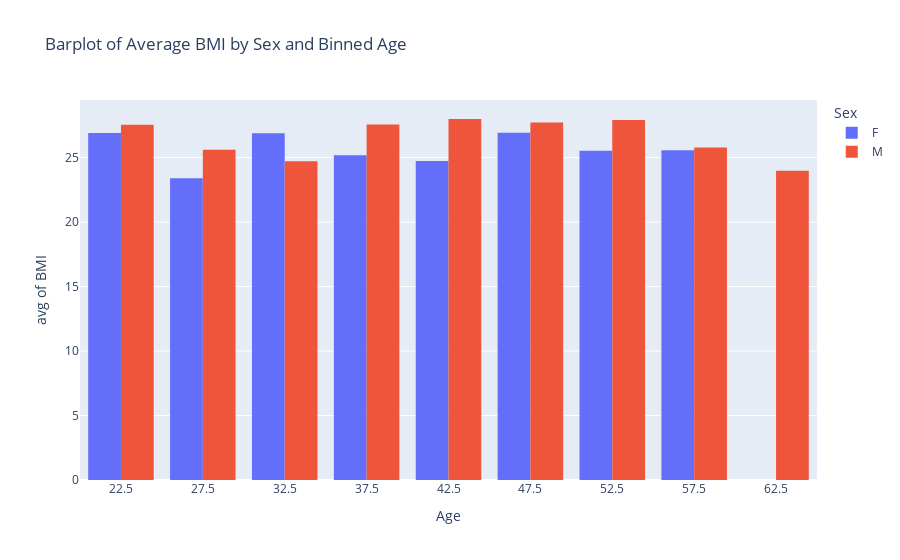
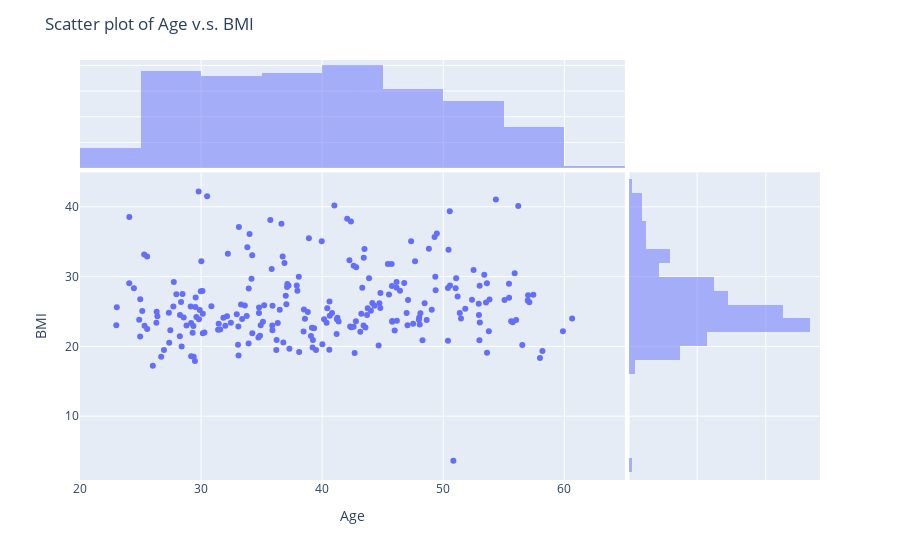

Notebook source saved alongside these figures, in order:
### Code cell
print("Re-do BMI Stats by Sex:")
display(df_profile_clean.groupby("Sex")[["BMI"]].describe())
hist_by_grp(df_profile_clean, x="Age", y="BMI", color="Sex", barmode="group", histfunc="avg", title="Barplot of Average BMI by Sex and Binned Age")
fig = px.scatter(df_profile_clean, x="Age", y="BMI", marginal_x="histogram", marginal_y="histogram")
fig.update_layout(title="Scatter plot of Age v.s. BMI")
fig.show()

### Figure 1 — Plotly figure (JSON) as saved in the notebook; plotly's stock layout.template omitted (floating-point values rounded to 4 significant figures)
{"data": [{"alignmentgroup": "True", "bingroup": "x", "histfunc": "avg", "hovertemplate": "Sex=F<br>Age=%{x}<br>avg of BMI=%{y}<extra></extra>", "legendgroup": "F", "marker": {"color": "#636efa", "pattern": {"shape": ""}}, "name": "F", "offsetgroup": "F", "orientation": "v", "showlegend": true, "type": "histogram", "x": [44.67, 37.22, 25.33, 37.1, 56.19, 37.04, 26.94, 35.89, 33.82, 50.54, 51.46, 34.78, 41.22, 31.4, 40.02, 37.12, 26.33, 43.58, 42.31, 46.97, 24.07, 35.72, 50.39, 46.43, 27.75, 39.34, 29.3, 28.26, 35.9, 45.79, 30.14, 47.05, 53.01, 49.28, 29.49, 23.0, 36.79, 37.0, 39.21, 32.21, 28.25, 40.59, 23.04, 42.68, 42.79, 44.73, 42.6, 36.24, 37.3, 42.07, 29.39, 52.37, 53.62, 57.99, 26.39, 56.53, 29.83, 38.58, 29.8, 43.7, 34.22, 39.23, 27.71, 45.76, 51.82, 34.73, 50.84, 47.35, 38.07, 29.61, 38.82, 42.81, 49.37, 46.15, 38.1, 26.71, 24.07, 27.37, 41.26, 40.16, 44.81, 44.02, 48.28, 34.0, 35.83, 28.47, 52.5, 48.11, 31.84, 43.44, 39.16, 27.46, 52.93, 32.0, 47.99, 36.5, 46.78, 33.05, 38.9, 31.46, 51.37, 41.19, 32.95, 32.46, 43.76, 37.95, 29.18, 34.79, 33.12, 45.99, 28.4, 43.23, 50.44, 30.5, 33.92, 34.92, 24.89, 53.77, 55.61, 41.36, 24.97, 39.49, 53.61, 34.17, 51.02, 36.21, 30.28, 25.55], "xaxis": "x", "y": [20.14, 28.73, 22.94, 28.51, 40.12, 26.05, 19.47, 22.31, 34.19, 39.35, 24.01, 24.77, 23.9, 22.38, 20.31, 28.94, 24.95, 22.71, 22.86, 24.77, 38.54, 38.1, 20.82, 27.95, 29.24, 22.59, 21.96, 24.51, 25.82, 23.63, 21.87, 23.03, 28.68, 35.69, 17.92, 23.04, 20.57, 27.27, 19.84, 33.28, 21.45, 19.53, 25.61, 19.05, 23.59, 26.17, 22.82, 20.9, 19.68, 38.3, 18.52, 26.67, 19.08, 18.34, 24.33, 20.2, 23.88, 23.95, 42.2, 24.5, 33.04, 20.9, 25.71, 28.65, 25.39, 21.27, 3.597, 35.08, 29.97, 24.22, 24.91, 31.36, 28.04, 29.23, 19.2, 18.53, 29.06, 20.52, 24.1, 23.9, 27.64, 25.12, 20.89, 36.11, 31.07, 27.51, 30.93, 24.76, 24.09, 32.69, 22.68, 22.31, 26.11, 22.96, 23.81, 25.26, 29.07, 20.24, 35.49, 23.23, 24.8, 21.77, 24.61, 23.37, 25.47, 27.99, 18.59, 25.56, 37.1, 22.28, 20, 24.69, 33.83, 41.51, 20.43, 23.04, 23.81, 22.18, 23.61, 23.55, 21.41, 19.47, 29.03, 29.7, 28.34, 19.49, 21.98, 22.48], "yaxis": "y"}, {"alignmentgroup": "True", "bingroup": "x", "histfunc": "avg", "hovertemplate": "Sex=M<br>Age=%{x}<br>avg of BMI=%{y}<extra></extra>", "legendgroup": "M", "marker": {"color": "#EF553B", "pattern": {"shape": ""}}, "name": "M", "offsetgroup": "M", "orientation": "v", "showlegend": true, "type": "histogram", "x": [38.46, 33.39, 28.34, 33.77, 30.85, 25.54, 38.49, 48.05, 47.67, 53.39, 30.12, 40.82, 45.79, 54.35, 42.38, 29.18, 33.08, 55.43, 57.11, 33.3, 43.87, 37.9, 34.23, 52.95, 35.21, 30.02, 39.96, 44.8, 45.43, 55.06, 55.44, 36.33, 29.55, 42.25, 36.89, 51.06, 40.63, 29.36, 49.35, 41.01, 53.02, 26.31, 48.63, 57.44, 48.81, 43.5, 45.74, 29.14, 47.1, 46.17, 25.3, 27.96, 46.15, 24.45, 24.98, 29.89, 40.61, 32.14, 48.02, 36.74, 56.98, 29.98, 39.07, 43.15, 33.94, 55.9, 27.34, 53.53, 35.11, 45.52, 31.58, 43.42, 26.01, 29.53, 55.74, 33.1, 52.99, 49.47, 48.46, 56.02, 42.41, 30.14, 35.88, 59.89, 47.51, 53.82, 33.61, 49.05, 60.65, 28.57, 43.31, 28.8, 44.14, 25.14, 50.39, 57.01, 44.31, 42.6, 50.56, 58.19, 34.87, 40.36, 51.19, 36.64, 40.42], "xaxis": "x", "y": [22.13, 23.93, 26.37, 24.35, 25.74, 32.87, 25.28, 23.15, 32.2, 30.25, 27.92, 24.78, 23.53, 41.03, 37.9, 23.34, 22.86, 28.98, 26.31, 25.99, 29.76, 28.73, 21.87, 24.49, 25.91, 32.22, 35.06, 25.5, 31.79, 26.66, 26.98, 23.36, 26.99, 32.35, 31.96, 29.76, 24.38, 22.91, 29.96, 40.17, 23.43, 23.39, 23.77, 27.4, 33.99, 33.95, 31.8, 25.71, 26.66, 23.67, 33.15, 27.47, 28.41, 28.34, 26.76, 25.21, 26.43, 24.3, 24.13, 32.88, 26.58, 27.9, 21.5, 22.1, 28.29, 30.47, 24.83, 26.28, 23.53, 27.44, 22.41, 22.99, 17.23, 25.65, 23.46, 18.69, 20.87, 36.19, 26.19, 23.77, 22.72, 24.68, 22.99, 22.16, 23.24, 26.71, 25.86, 25.24, 23.99, 24.15, 28.4, 22.99, 26.22, 25.06, 28.37, 27.31, 25.81, 31.56, 28.72, 19.33, 21.53, 23.37, 27.13, 37.56, 25.47], "yaxis": "y"}], "layout": {"barmode": "group", "legend": {"title": {"text": "Sex"}, "tracegroupgap": 0}, "title": {"text": "Barplot of Average BMI by Sex and Binned Age"}, "xaxis": {"anchor": "y", "domain": [0, 1], "title": {"text": "Age"}}, "yaxis": {"anchor": "x", "domain": [0, 1], "title": {"text": "avg of BMI"}}}}

### Figure 2 — Plotly figure (JSON) as saved in the notebook; plotly's stock layout.template omitted (floating-point values rounded to 4 significant figures; data arrays with more than 128 entries replaced by an {"elided": "..."} marker saying what was removed)
{"data": [{"hovertemplate": "Age=%{x}<br>BMI=%{y}<extra></extra>", "legendgroup": "", "marker": {"color": "#636efa", "symbol": "circle"}, "mode": "markers", "name": "", "orientation": "v", "showlegend": false, "type": "scatter", "x": {"elided": "233 float values"}, "xaxis": "x", "y": {"elided": "233 float values"}, "yaxis": "y"}, {"alignmentgroup": "True", "bingroup": "x", "hovertemplate": "Age=%{x}<br>count=%{y}<extra></extra>", "legendgroup": "", "marker": {"color": "#636efa"}, "name": "", "offsetgroup": "", "opacity": 0.5, "showlegend": false, "type": "histogram", "x": {"elided": "233 float values"}, "xaxis": "x3", "yaxis": "y3"}, {"alignmentgroup": "True", "bingroup": "y", "hovertemplate": "BMI=%{y}<br>count=%{x}<extra></extra>", "legendgroup": "", "marker": {"color": "#636efa"}, "name": "", "offsetgroup": "", "opacity": 0.5, "showlegend": false, "type": "histogram", "xaxis": "x2", "y": {"elided": "233 float values"}, "yaxis": "y2"}], "layout": {"barmode": "overlay", "legend": {"tracegroupgap": 0}, "margin": {"t": 60}, "title": {"text": "Scatter plot of Age v.s. BMI"}, "xaxis": {"anchor": "y", "domain": [0, 0.7363], "title": {"text": "Age"}}, "xaxis2": {"anchor": "y2", "domain": [0.7413, 1], "matches": "x2", "showgrid": true, "showline": false, "showticklabels": false, "ticks": ""}, "xaxis3": {"anchor": "y3", "domain": [0, 0.7363], "matches": "x", "showgrid": true, "showticklabels": false}, "xaxis4": {"anchor": "y4", "domain": [0.7413, 1], "matches": "x2", "showgrid": true, "showline": false, "showticklabels": false, "ticks": ""}, "yaxis": {"anchor": "x", "domain": [0, 0.7326], "title": {"text": "BMI"}}, "yaxis2": {"anchor": "x2", "domain": [0, 0.7326], "matches": "y", "showgrid": true, "showticklabels": false}, "yaxis3": {"anchor": "x3", "domain": [0.7426, 1], "matches": "y3", "showgrid": true, "showline": false, "showticklabels": false, "ticks": ""}, "yaxis4": {"anchor": "x4", "domain": [0.7426, 1], "matches": "y3", "showgrid": true, "showline": false, "showticklabels": false, "ticks": ""}}}
